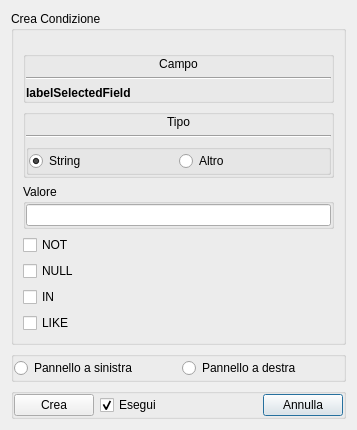
<?xml version="1.0" encoding="UTF-8"?>
<ui version="4.0">
 <class>CreateCondition</class>
 <widget class="QDialog" name="CreateCondition">
  <property name="windowModality">
   <enum>Qt::ApplicationModal</enum>
  </property>
  <property name="geometry">
   <rect>
    <x>0</x>
    <y>0</y>
    <width>357</width>
    <height>414</height>
   </rect>
  </property>
  <property name="windowTitle">
   <string>Dialog</string>
  </property>
  <layout class="QVBoxLayout" name="verticalLayout_2">
   <item>
    <widget class="QGroupBox" name="groupBoxAddCondition">
     <property name="title">
      <string>Crea Condizione</string>
     </property>
     <layout class="QVBoxLayout" name="verticalLayout">
      <property name="spacing">
       <number>6</number>
      </property>
      <property name="topMargin">
       <number>20</number>
      </property>
      <item>
       <widget class="QGroupBox" name="groupBoxZero_2">
        <property name="sizePolicy">
         <sizepolicy hsizetype="Preferred" vsizetype="Maximum">
          <horstretch>0</horstretch>
          <verstretch>0</verstretch>
         </sizepolicy>
        </property>
        <property name="title">
         <string/>
        </property>
        <layout class="QVBoxLayout" name="verticalLayout_3">
         <property name="spacing">
          <number>6</number>
         </property>
         <property name="leftMargin">
          <number>0</number>
         </property>
         <property name="topMargin">
          <number>0</number>
         </property>
         <property name="rightMargin">
          <number>0</number>
         </property>
         <property name="bottomMargin">
          <number>0</number>
         </property>
         <item>
          <widget class="QLabel" name="label">
           <property name="text">
            <string>Campo</string>
           </property>
           <property name="alignment">
            <set>Qt::AlignCenter</set>
           </property>
          </widget>
         </item>
         <item>
          <widget class="Line" name="line">
           <property name="orientation">
            <enum>Qt::Horizontal</enum>
           </property>
          </widget>
         </item>
         <item>
          <widget class="QLabel" name="labelSelectedField">
           <property name="sizePolicy">
            <sizepolicy hsizetype="Preferred" vsizetype="Maximum">
             <horstretch>0</horstretch>
             <verstretch>0</verstretch>
            </sizepolicy>
           </property>
           <property name="font">
            <font>
             <weight>75</weight>
             <bold>true</bold>
            </font>
           </property>
           <property name="text">
            <string>labelSelectedField</string>
           </property>
          </widget>
         </item>
        </layout>
       </widget>
      </item>
      <item>
       <widget class="QGroupBox" name="groupBoxZero_4">
        <property name="sizePolicy">
         <sizepolicy hsizetype="Preferred" vsizetype="Maximum">
          <horstretch>0</horstretch>
          <verstretch>0</verstretch>
         </sizepolicy>
        </property>
        <property name="title">
         <string/>
        </property>
        <layout class="QVBoxLayout" name="verticalLayout_5">
         <property name="spacing">
          <number>6</number>
         </property>
         <property name="leftMargin">
          <number>0</number>
         </property>
         <property name="topMargin">
          <number>0</number>
         </property>
         <property name="rightMargin">
          <number>0</number>
         </property>
         <property name="bottomMargin">
          <number>0</number>
         </property>
         <item>
          <widget class="QLabel" name="label_2">
           <property name="text">
            <string>Tipo</string>
           </property>
           <property name="alignment">
            <set>Qt::AlignCenter</set>
           </property>
          </widget>
         </item>
         <item>
          <widget class="Line" name="line_2">
           <property name="orientation">
            <enum>Qt::Horizontal</enum>
           </property>
          </widget>
         </item>
         <item>
          <widget class="QGroupBox" name="groupBoxZero_5">
           <property name="title">
            <string/>
           </property>
           <layout class="QHBoxLayout" name="horizontalLayout_3">
            <property name="spacing">
             <number>0</number>
            </property>
            <property name="leftMargin">
             <number>0</number>
            </property>
            <property name="topMargin">
             <number>0</number>
            </property>
            <property name="rightMargin">
             <number>0</number>
            </property>
            <property name="bottomMargin">
             <number>0</number>
            </property>
            <item>
             <widget class="QRadioButton" name="radioButtonString">
              <property name="text">
               <string>String</string>
              </property>
              <property name="checked">
               <bool>true</bool>
              </property>
             </widget>
            </item>
            <item>
             <widget class="QRadioButton" name="radioButtonOther">
              <property name="text">
               <string>Altro</string>
              </property>
             </widget>
            </item>
           </layout>
          </widget>
         </item>
        </layout>
       </widget>
      </item>
      <item>
       <widget class="QGroupBox" name="groupBoxZero_3">
        <property name="sizePolicy">
         <sizepolicy hsizetype="Preferred" vsizetype="Maximum">
          <horstretch>0</horstretch>
          <verstretch>0</verstretch>
         </sizepolicy>
        </property>
        <property name="title">
         <string>Valore</string>
        </property>
        <layout class="QVBoxLayout" name="verticalLayout_4">
         <property name="spacing">
          <number>3</number>
         </property>
         <property name="leftMargin">
          <number>0</number>
         </property>
         <property name="topMargin">
          <number>0</number>
         </property>
         <property name="rightMargin">
          <number>0</number>
         </property>
         <property name="bottomMargin">
          <number>0</number>
         </property>
         <item>
          <widget class="QLineEdit" name="lineEditValue"/>
         </item>
        </layout>
       </widget>
      </item>
      <item>
       <widget class="QCheckBox" name="checkBoxNOT">
        <property name="cursor">
         <cursorShape>PointingHandCursor</cursorShape>
        </property>
        <property name="text">
         <string>NOT</string>
        </property>
       </widget>
      </item>
      <item>
       <widget class="QCheckBox" name="checkBoxNULL">
        <property name="text">
         <string>NULL</string>
        </property>
       </widget>
      </item>
      <item>
       <widget class="QCheckBox" name="checkBoxIN">
        <property name="cursor">
         <cursorShape>PointingHandCursor</cursorShape>
        </property>
        <property name="text">
         <string>IN</string>
        </property>
       </widget>
      </item>
      <item>
       <widget class="QCheckBox" name="checkBoxLIKE">
        <property name="cursor">
         <cursorShape>PointingHandCursor</cursorShape>
        </property>
        <property name="text">
         <string>LIKE</string>
        </property>
       </widget>
      </item>
     </layout>
    </widget>
   </item>
   <item>
    <widget class="QGroupBox" name="groupBoxZero_6">
     <property name="title">
      <string/>
     </property>
     <layout class="QHBoxLayout" name="horizontalLayout_2">
      <property name="leftMargin">
       <number>0</number>
      </property>
      <property name="topMargin">
       <number>0</number>
      </property>
      <property name="rightMargin">
       <number>0</number>
      </property>
      <property name="bottomMargin">
       <number>0</number>
      </property>
      <item>
       <widget class="QRadioButton" name="radioButtonLeft">
        <property name="text">
         <string>Pannello a sinistra</string>
        </property>
       </widget>
      </item>
      <item>
       <widget class="QRadioButton" name="radioButtonRight">
        <property name="text">
         <string>Pannello a destra</string>
        </property>
       </widget>
      </item>
     </layout>
    </widget>
   </item>
   <item>
    <widget class="QGroupBox" name="groupBoxZero">
     <property name="sizePolicy">
      <sizepolicy hsizetype="MinimumExpanding" vsizetype="Maximum">
       <horstretch>0</horstretch>
       <verstretch>0</verstretch>
      </sizepolicy>
     </property>
     <property name="title">
      <string/>
     </property>
     <layout class="QHBoxLayout" name="horizontalLayout">
      <property name="leftMargin">
       <number>0</number>
      </property>
      <property name="topMargin">
       <number>0</number>
      </property>
      <property name="rightMargin">
       <number>0</number>
      </property>
      <property name="bottomMargin">
       <number>0</number>
      </property>
      <item>
       <widget class="QPushButton" name="pushButtonCreate">
        <property name="sizePolicy">
         <sizepolicy hsizetype="Maximum" vsizetype="Fixed">
          <horstretch>0</horstretch>
          <verstretch>0</verstretch>
         </sizepolicy>
        </property>
        <property name="cursor">
         <cursorShape>PointingHandCursor</cursorShape>
        </property>
        <property name="text">
         <string>Crea</string>
        </property>
       </widget>
      </item>
      <item>
       <widget class="QCheckBox" name="checkBoxExecute">
        <property name="cursor">
         <cursorShape>PointingHandCursor</cursorShape>
        </property>
        <property name="text">
         <string>Esegui</string>
        </property>
        <property name="checked">
         <bool>true</bool>
        </property>
       </widget>
      </item>
      <item>
       <widget class="QPushButton" name="pushButtonCancel">
        <property name="sizePolicy">
         <sizepolicy hsizetype="Maximum" vsizetype="Fixed">
          <horstretch>0</horstretch>
          <verstretch>0</verstretch>
         </sizepolicy>
        </property>
        <property name="cursor">
         <cursorShape>PointingHandCursor</cursorShape>
        </property>
        <property name="text">
         <string>Annulla</string>
        </property>
        <property name="default">
         <bool>true</bool>
        </property>
       </widget>
      </item>
     </layout>
    </widget>
   </item>
  </layout>
 </widget>
 <resources/>
 <connections/>
</ui>
